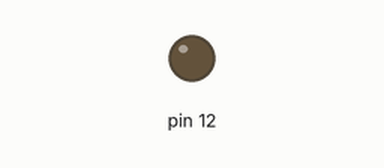
A sketch run on a simulated Arduino Uno, built with avr-gcc and run on an emulated ATmega328P. On the bench: output pins drawn as LEDs (lit = HIGH).

Above: at 0.9 s.
At 2.97 s:
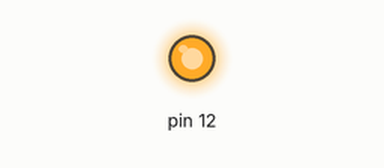
Timing chart, 0 to 3.3 s (numbered marks = the images above):
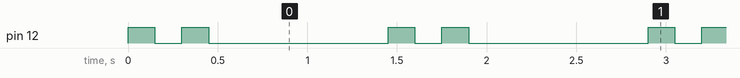

Measured:
- by itself, pin 12: repeats every 1.5 s: LOW 0.15 s, HIGH 0.15 s, LOW 1.0 s, HIGH 0.15 s
- by itself, everything shown: repeats every 1.5 s, in 4 steps

The sketch:

fok.ino
```cpp
void setup() {
  pinMode(12, OUTPUT);
}

void loop() {
  digitalWrite(12, HIGH);
  delay(150);
  digitalWrite(12, LOW);
  delay(150);
  digitalWrite(12, HIGH);
  delay(150);
  digitalWrite(12, LOW);
  delay(1000);
}
```
